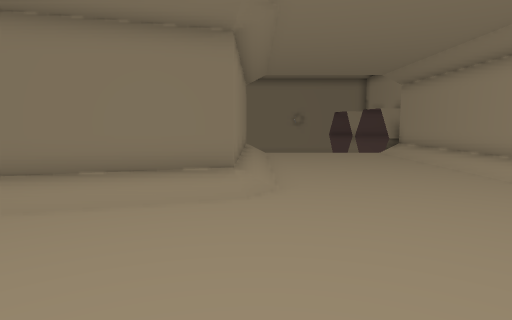
View 1 (above)

12 first-person views from a walk through a Godot game level. The camera is 1.3 m above the floor, tilts 6° down and sees 75° across. The floor is counted in squares, 1 m on a side. Each view is taken from the middle of a square. On the plan, view 1 faces up. The plan holds only what a view shows up to about 14 squares ahead; the rest is blank. The place goes on beyond the plan.

View 2
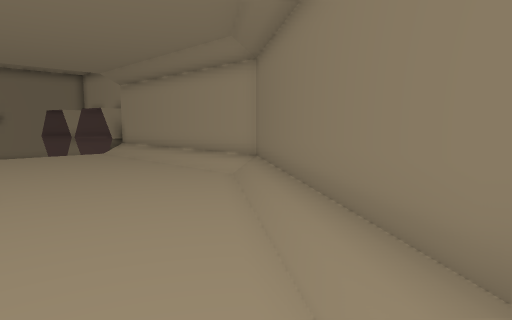

View 3
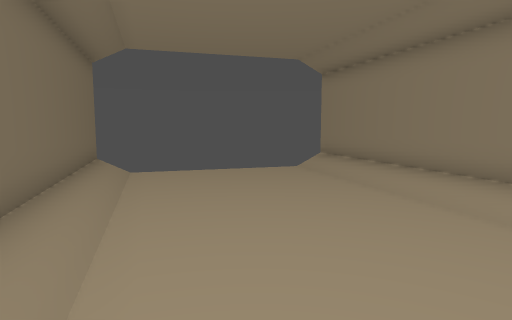

View 4
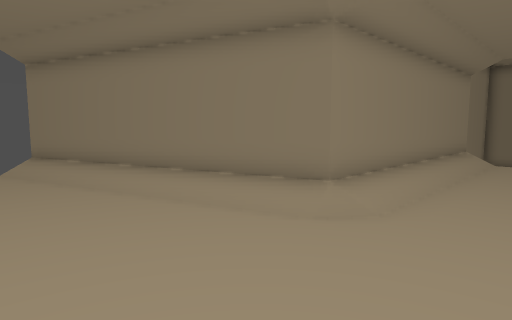

View 5
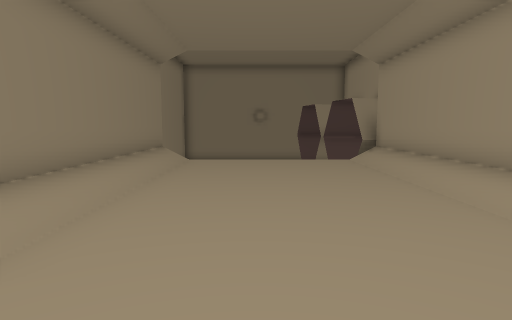

View 6
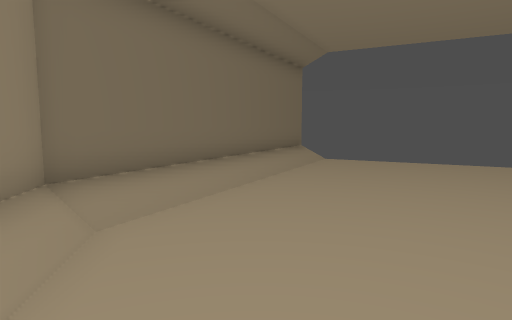

View 7
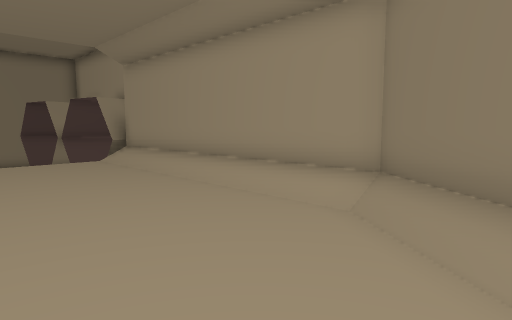

View 8
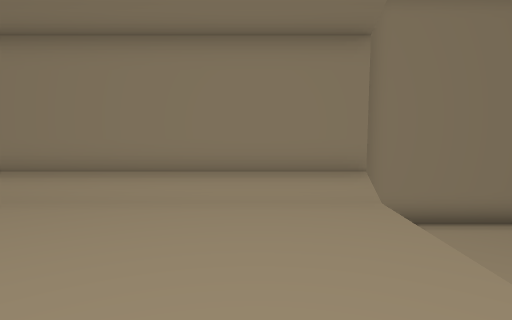

View 9
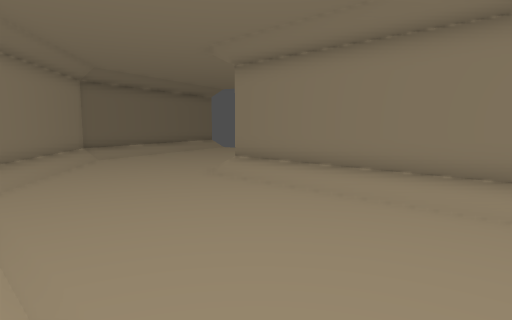

View 10
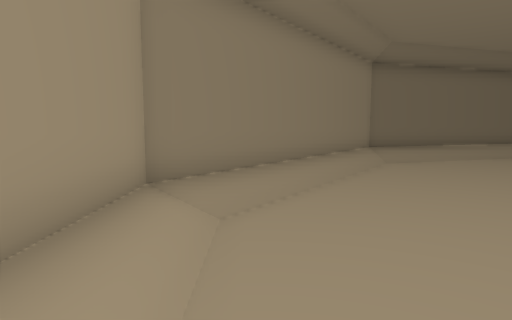

View 11
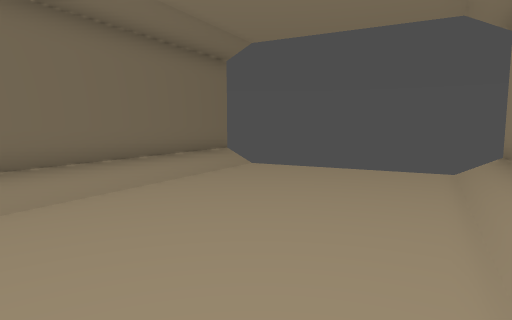

View 12
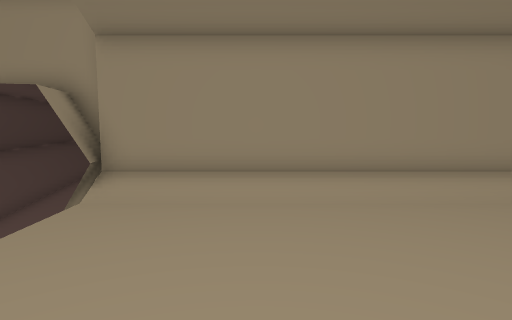

### Floor plan
Key: @ floor where view 1 was taken; # wall or solid block; . floor; / step, stairs or slope; v drop or lower ground; O other object.
Columns run from 10 left of view 1 to 10 right of it. Each row starts with its distance up from view 1.
 20         #vvv       vv
 19         #vvvv     #v
 18         #        ###
 17          #/....../#
 16          #/....../#
 15          #/....../#
 14          #/....../#
 13          #/....../#
 12          #/....../#
 11          #/....../#
 10          #/....../#
  9          #/....../#
  8         ##/....../#
  7      ####O/...../##
  6   ####///.......O#
  5 ###///........./##
  4  /............/##
  3  ............/##
  2  ............/#
  1   ........../##
  0   ......./@/##
 -1   ....///####
 -2    ///####
 -3   #####

Where each view was taken, in squares from view 1:
view 1: 0 up, 0 right, facing up
view 2: 0 up, 0 right, facing up-right
view 3: 2 up, 3 right, facing left
view 4: 2 up, 3 right, facing up-left
view 5: 5 up, 3 right, facing up
view 6: 5 up, 3 right, facing down-left
view 7: 5 up, 2 right, facing up-right
view 8: 15 up, 7 right, facing left
view 9: 16 up, 7 right, facing down-left
view 10: 12 up, 6 right, facing down
view 11: 6 up, 0 right, facing down-left
view 12: 14 up, 0 right, facing right
